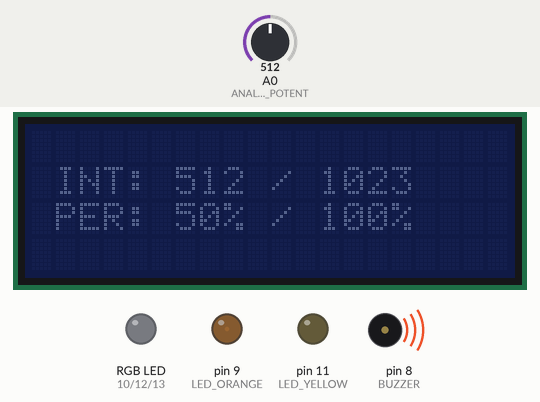
Simulated run of this sketch. Board: Arduino Mega 2560, built with avr-gcc and run on an emulated ATmega2560. On the bench: 20×4 character LCD, an RGB LED mixed from three pins (HIGH = lit), output pins drawn as LEDs (lit = HIGH), buzzer (waves = sounding). Inputs (shaded band) come from the test bench; at power-on: A0 (ANALOG_POTENT) = 512. Dim RGB values are drawn brighter than linear.

Above: at 1.2 s.
1.3 s: A0 (ANALOG_POTENT) set to 306
At 1.9 s:
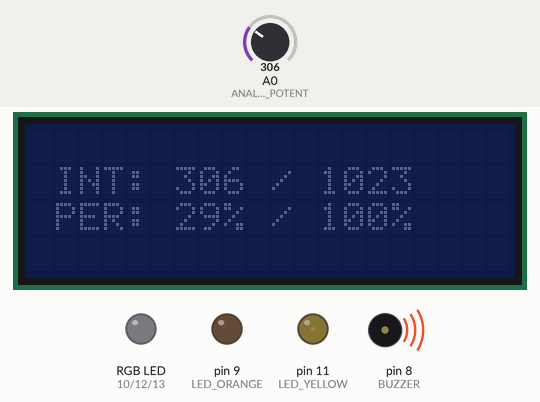
2.8 s: A0 (ANALOG_POTENT) set to 246
At 3.6 s:
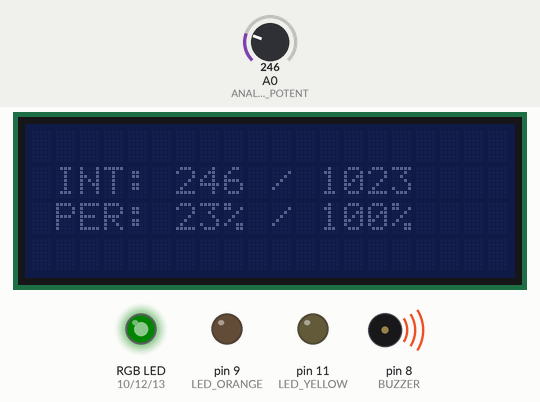
4.3 s: A0 (ANALOG_POTENT) set to 266
At 5.4 s:
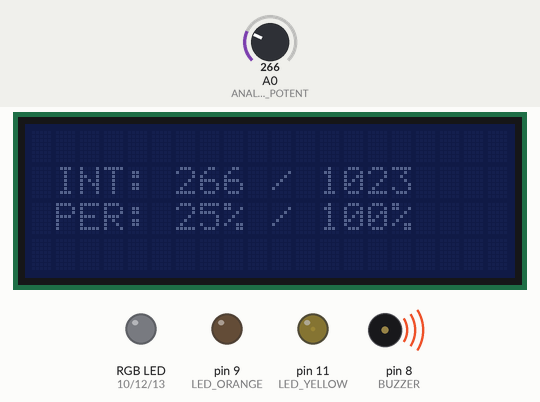
5.8 s: A0 (ANALOG_POTENT) set to 0
At 7.0 s:
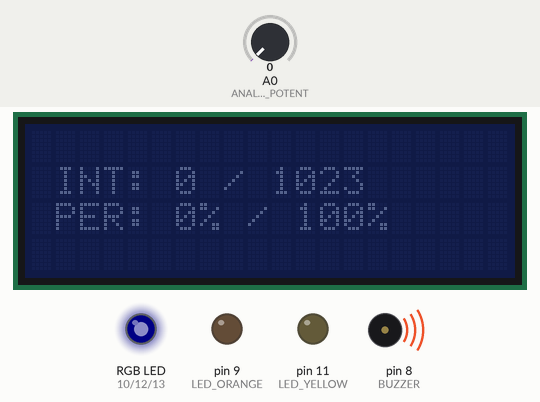
7.3 s: A0 (ANALOG_POTENT) set to 122
At 7.7 s:
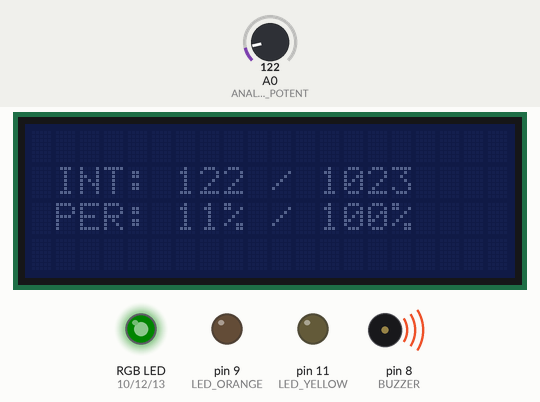
8.8 s: A0 (ANALOG_POTENT) set to 778
At 9.3 s:
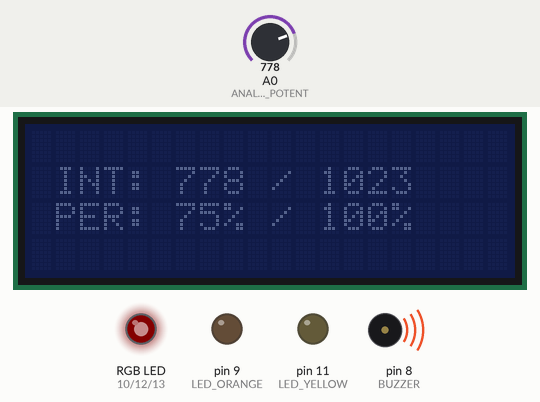
Timing chart, 0 to 11.3 s (numbered marks = the images above; inputs shaded):
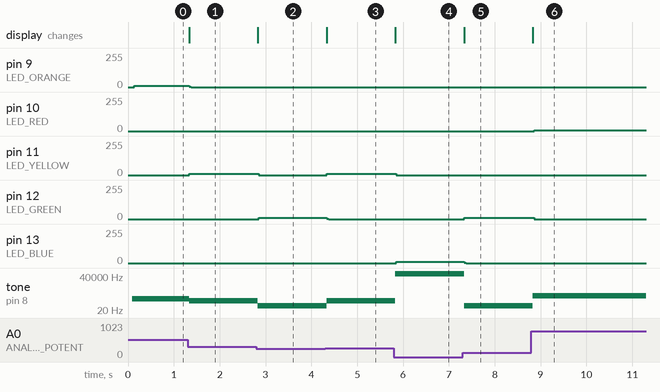

The sketch:

sketch.ino
```cpp
/* Немного доработал идею, поэтому сделал 4 светодиода на 4
стадии громкости (1024 / 4) т.е. каждый сектор по 25% и добавил также пищалку для
звука. На мониторчике все выводится и.т.д.
*/

#include <LiquidCrystal_I2C.h>

LiquidCrystal_I2C lcd(0x27, 20, 4);

#define LED_BLUE            13
#define LED_GREEN           12
#define LED_YELLOW          11
#define LED_ORANGE          9
#define LED_RED             10

#define BUZZER              8

#define ANALOG_POTENT       A0

int potentiometerValue = 0, potentiometerValuePercantage = 0, prevValue = -1;

void setup() {

  lcd.init();

  pinMode(LED_RED, OUTPUT);
  pinMode(LED_ORANGE, OUTPUT);
  pinMode(LED_YELLOW, OUTPUT);
  pinMode(LED_GREEN, OUTPUT);
  pinMode(LED_BLUE, OUTPUT);

  Serial.begin(115200);

}

void lamp_bloop(int lamp_pin) {

  digitalWrite(lamp_pin, HIGH);
  digitalWrite(lamp_pin, LOW);

}

void loop() {

  potentiometerValue = analogRead(ANALOG_POTENT);

  if (prevValue != potentiometerValue) {

    potentiometerValuePercantage = ((potentiometerValue / 10) * 100) / (1023 / 10);

    // Из-за ограничения int на 32768 нельзя нормально посчитать проценты, умножая на 100
    // оно просто умирает из-за огромных чисел, так что поделил все на 10, проценты все равно
    // правильно считает, но немного костыль конечно да

    lcd.clear();
    lcd.setCursor(1, 1);
    lcd.print("INT: ");
    lcd.print(potentiometerValue);
    lcd.print(" / 1023");
    lcd.setCursor(1, 2);
    lcd.print("PER: ");
    lcd.print(potentiometerValuePercantage);
    lcd.print("% / 100%");
    lcd.setCursor(1, 3);
    prevValue = potentiometerValue;

  }

  if (potentiometerValue == 0) {

    tone(BUZZER, -1);
    lamp_bloop(LED_BLUE);

  } else {

    if (potentiometerValue < 256) {

      tone(BUZZER, 50);
      lamp_bloop(LED_GREEN);

    } else if (potentiometerValue >= 256 && potentiometerValue < 512) {

      tone(BUZZER, 150);
      lamp_bloop(LED_YELLOW);

    } else if (potentiometerValue >= 512 && potentiometerValue < 768) {

      tone(BUZZER, 250);
      lamp_bloop(LED_ORANGE);

    } else if (potentiometerValue >= 768 && potentiometerValue < 1023) {

      tone(BUZZER, 500);
      lamp_bloop(LED_RED);

    } else if (potentiometerValue == 1023) {

      tone(BUZZER, 750);
      lamp_bloop(LED_BLUE);
      lamp_bloop(LED_GREEN);
      lamp_bloop(LED_YELLOW);
      lamp_bloop(LED_ORANGE);
      lamp_bloop(LED_RED);

    }

  }

}
```

Measured:
- after the input at 1.3 s, pin 9 (LED_ORANGE): 8/255 → 0/255 at once; pin 11 (LED_YELLOW): 0/255 → 8/255 at once; tone on pin 8 (BUZZER): 250 Hz → 150 Hz at once; the display: changes at once (image 1)
- after the input at 2.8 s, pin 11 (LED_YELLOW): 8/255 → 0/255 after 0.06 s; pin 12 (LED_GREEN): 0/255 → 8/255 after 0.06 s; tone on pin 8 (BUZZER): 150 Hz → 50 Hz at once; the display: changes at once (image 2)
- after the input at 4.3 s, pin 11 (LED_YELLOW): 0/255 → 8/255 at once; pin 12 (LED_GREEN): 8/255 → 0/255 at once; tone on pin 8 (BUZZER): 50 Hz → 150 Hz at once; the display: changes at once (image 3)
- after the input at 5.8 s, pin 11 (LED_YELLOW): 8/255 → 0/255 after 0.06 s; pin 13 (LED_BLUE): 0/255 → 8/255 after 0.06 s; tone on pin 8 (BUZZER): 150 Hz → 65535 Hz at once; the display: changes at once (image 4)
- after the input at 7.3 s, pin 12 (LED_GREEN): 0/255 → 8/255 at once; pin 13 (LED_BLUE): 8/255 → 0/255 at once; tone on pin 8 (BUZZER): 65535 Hz → 50 Hz at once; the display: changes at once (image 5)
- after the input at 8.8 s, pin 10 (LED_RED): 0/255 → 7/255 after 0.06 s; pin 12 (LED_GREEN): 8/255 → 0/255 after 0.06 s; tone on pin 8 (BUZZER): 50 Hz → 500 Hz at once; the display: changes at once (image 6)
